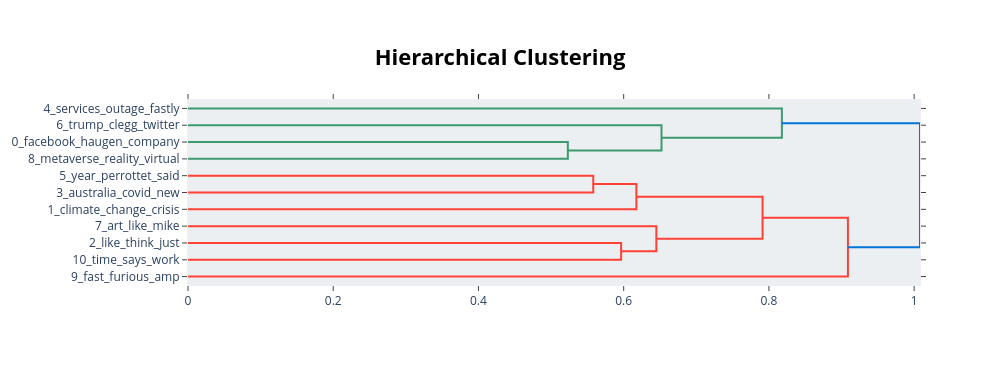

The code cell stored with this chart in its notebook:
### Code cell
# Hierarchy: tree structure showing which topics are similar
fig = pre_model.visualize_hierarchy()
fig.show()

### Figure 1 — Plotly figure (JSON) as saved in the notebook; plotly's stock layout.template omitted (floating-point values rounded to 4 significant figures)
{"data": [{"hoverinfo": "text", "marker": {"color": "rgb(61,153,112)"}, "mode": "lines", "type": "scatter", "x": [0.0, 0.5231, 0.5231, 0.0], "xaxis": "x", "y": [-25.0, -25.0, -35.0, -35.0], "yaxis": "y"}, {"hoverinfo": "text", "marker": {"color": "rgb(61,153,112)"}, "mode": "lines", "type": "scatter", "x": [0.0, 0.6521, 0.6521, 0.5231], "xaxis": "x", "y": [-15.0, -15.0, -30.0, -30.0], "yaxis": "y"}, {"hoverinfo": "text", "marker": {"color": "rgb(61,153,112)"}, "mode": "lines", "type": "scatter", "x": [0.0, 0.8179, 0.8179, 0.6521], "xaxis": "x", "y": [-5.0, -5.0, -22.5, -22.5], "yaxis": "y"}, {"hoverinfo": "text", "marker": {"color": "rgb(255,65,54)"}, "mode": "lines", "type": "scatter", "x": [0.0, 0.5581, 0.5581, 0.0], "xaxis": "x", "y": [-45.0, -45.0, -55.0, -55.0], "yaxis": "y"}, {"hoverinfo": "text", "marker": {"color": "rgb(255,65,54)"}, "mode": "lines", "type": "scatter", "x": [0.5581, 0.6175, 0.6175, 0.0], "xaxis": "x", "y": [-50.0, -50.0, -65.0, -65.0], "yaxis": "y"}, {"hoverinfo": "text", "marker": {"color": "rgb(255,65,54)"}, "mode": "lines", "type": "scatter", "x": [0.0, 0.5965, 0.5965, 0.0], "xaxis": "x", "y": [-85.0, -85.0, -95.0, -95.0], "yaxis": "y"}, {"hoverinfo": "text", "marker": {"color": "rgb(255,65,54)"}, "mode": "lines", "type": "scatter", "x": [0.0, 0.645, 0.645, 0.5965], "xaxis": "x", "y": [-75.0, -75.0, -90.0, -90.0], "yaxis": "y"}, {"hoverinfo": "text", "marker": {"color": "rgb(255,65,54)"}, "mode": "lines", "type": "scatter", "x": [0.6175, 0.7912, 0.7912, 0.645], "xaxis": "x", "y": [-57.5, -57.5, -82.5, -82.5], "yaxis": "y"}, {"hoverinfo": "text", "marker": {"color": "rgb(255,65,54)"}, "mode": "lines", "type": "scatter", "x": [0.7912, 0.9088, 0.9088, 0.0], "xaxis": "x", "y": [-70.0, -70.0, -105.0, -105.0], "yaxis": "y"}, {"hoverinfo": "text", "marker": {"color": "rgb(0,116,217)"}, "mode": "lines", "type": "scatter", "x": [0.8179, 1.008, 1.008, 0.9088], "xaxis": "x", "y": [-13.75, -13.75, -87.5, -87.5], "yaxis": "y"}], "layout": {"autosize": false, "height": 365, "hoverlabel": {"bgcolor": "white", "font": {"family": "Rockwell", "size": 16}}, "hovermode": "closest", "plot_bgcolor": "#ECEFF1", "showlegend": false, "title": {"font": {"color": "Black", "size": 22}, "text": "<b>Hierarchical Clustering</b>", "x": 0.5, "xanchor": "center", "yanchor": "top"}, "width": 1000, "xaxis": {"mirror": "allticks", "rangemode": "tozero", "showgrid": false, "showline": true, "showticklabels": true, "ticks": "outside", "type": "linear", "zeroline": false}, "yaxis": {"mirror": "allticks", "range": [-110, 0], "rangemode": "tozero", "showgrid": false, "showline": true, "showticklabels": true, "tickmode": "array", "ticks": "outside", "ticktext": ["4_services_outage_fastly", "6_trump_clegg_twitter", "0_facebook_haugen_company", "8_metaverse_reality_virtual", "5_year_perrottet_said", "3_australia_covid_new", "1_climate_change_crisis", "7_art_like_mike", "2_like_think_just", "10_time_says_work", "9_fast_furious_amp"], "tickvals": [-5, -15, -25, -35, -45, -55, -65, -75, -85, -95, -105], "type": "linear", "zeroline": false}}}
